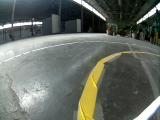
#> input picture d2/data/tub_14_18-08-18/1087_cam-image_array_.jpg, 160 x 120 px
$ python -i mergelines.py   (imports and definitions only)   (older library calls are emulated)
#> lines starting #> are read from the running program, lines starting #| are printed output that depends on the picture
#> further down, picture is the input picture: shape (120, 160, 3); mean B, G, R 99.9, 107.9, 102.6
# https://stackoverflow.com/questions/45531074/how-to-merge-lines-after-houghlinesp
import numpy as np
import cv2
import math
import os
import copy
from stat import S_ISREG, ST_MTIME, ST_MODE, ST_CTIME, ST_ATIME
from donkeycar.parts.datastore import Tub

# todo:
# smooth turns
# handle sharp angles
# 3rd line?
# add minimal throttle control

#############################

class HoughBundler:
    '''Clasterize and merge each cluster of cv2.HoughLinesP() output
    a = HoughBundler()
    foo = a.process_lines(houghP_lines, binary_image)
    '''

    def get_orientation(self, line):
        '''get orientation of a line, using its length
        https://en.wikipedia.org/wiki/Atan2
        '''
        orientation = math.atan2(((line[3]) - (line[1])), (line[2] - (line[0])))
        deg = math.degrees(orientation)
        #  deg:    0  45  90 135 180 -135 -90 -45
        #  ret:   45  90 135 180  45   90 135

        if deg < 0:
          deg += 180
        elif deg < 180:
          pass
        elif deg > 180:
          deg = deg - 180
#     # print("DEG %d" % deg)
        return deg

    def checker(self, line_new, line_old):
        '''Check if line have enough distance and angle to be count as similar
        '''
        # [9 lines of commented-out code are left out]
        max_y = max(line_old[1], line_old[3], line_new[1], line_new[3])
        # max_y = max(line_old[0][1], line_old[1][1], line_new[0][1], line_new[1][1])
        min_distance_to_merge = int(max_y / 2) + 5
        # print("max_y %d dist %d" % (max_y,min_distance_to_merge))

        min_angle_to_merge = 20
        # min_angle_to_merge = 30
        # min_angle_to_merge = 40
        if self.get_distance(line_old, line_new) < min_distance_to_merge:
          # check the angle between lines
          orientation_new = self.get_orientation(line_new)
          orientation_old = self.get_orientation(line_old)
          angle = abs(orientation_new - orientation_old)
          # [5 lines of commented-out code are left out]
          if abs(orientation_new - orientation_old) < min_angle_to_merge:
            # print("angle %d %d %d dist %d" % (orientation_new, orientation_old, min_angle_to_merge, self.get_distance(line_old, line_new)))
            return True
          # print("angle %d %d %d dist %d - NO MERGE" % (orientation_new, orientation_old, min_angle_to_merge, self.get_distance(line_old, line_new)))
        return False

    def DistancePointLine(self, point, line):
        """Get distance between point and line
        http://local.wasp.uwa.edu.au/~pbourke/geometry/pointline/source.vba
        """
        px, py = point
        x1, y1, x2, y2 = line

        def lineMagnitude(x1, y1, x2, y2):
            'Get line (aka vector) length'
            lineMagnitude = math.sqrt(math.pow((x2 - x1), 2) + math.pow((y2 - y1), 2))
            return lineMagnitude

        LineMag = lineMagnitude(x1, y1, x2, y2)
        if LineMag < 0.00000001:
            DistancePointLine = 9999
            return DistancePointLine

        u1 = (((px - x1) * (x2 - x1)) + ((py - y1) * (y2 - y1)))
        u = u1 / (LineMag * LineMag)

        if (u < 0.00001) or (u > 1):
            #// closest point does not fall within the line segment, take the shorter distance
            #// to an endpoint
            ix = lineMagnitude(px, py, x1, y1)
            iy = lineMagnitude(px, py, x2, y2)
            if ix > iy:
                DistancePointLine = iy
            else:
                DistancePointLine = ix
        else:
            # Intersecting point is on the line, use the formula
            ix = x1 + u * (x2 - x1)
            iy = y1 + u * (y2 - y1)
            DistancePointLine = lineMagnitude(px, py, ix, iy)

        return DistancePointLine

    def get_distance(self, a_line, b_line):
        """Get all possible distances between each dot of two lines and second line
        return the shortest
        """
        dist1 = self.DistancePointLine(a_line[:2], b_line)
        dist2 = self.DistancePointLine(a_line[2:], b_line)
        dist3 = self.DistancePointLine(b_line[:2], a_line)
        dist4 = self.DistancePointLine(b_line[2:], a_line)

        return min(dist1, dist2, dist3, dist4)

    def merge_lines_pipeline_2(self, lines):
        'Clusterize (group) lines'
        groups = []  # all lines groups are here
        # first line will create new group every time
        groups.append([lines[0]])
        # if line is different from existing gropus, create a new group
        merge_groups = []

        # print("line len %d" % len(lines))
        for line_new in lines[1:]:
          groupnum = -1
          mergegroup = []
          for group in groups:
            groupnum += 1
            for line_old in group:
              # print("----")
              # print(line_new)
              # print(line_old)
              if self.checker(line_new, line_old):
                mergegroup.append(groupnum)
                break
          mergegrouplen = len(mergegroup)
          # print("mg len %d" % mergegrouplen)
          if mergegrouplen == 0 or len(group) == 0:
            # add group
            groups.append([line_new])
          else:
            # merge all groups that line is in into mergegroup[0]
            for i in range(mergegrouplen-2):
              groups[mergegroup[0]].extend(groups[mergegroup[mergegrouplen-i-1]])
              del(groups[mergegroup[mergegrouplen-i-1]])
            # print("merged line into %d groups" % mergegrouplen)
            # add line to merged group
            groups[mergegroup[0]].append(line_new)
          # print("groups_len %d" % len(groups))
        # print("groups len %d" % len(groups))
        return groups

    def merge_lines_segments1(self, lines):
        """Sort lines cluster and return first and last coordinates
        """
        orientation = self.get_orientation(lines[0])

        # special case
        if(len(lines) == 1):
            return [lines[0][:2], lines[0][2:]]

        # [[1,2,3,4],[]] to [[1,2],[3,4],[],[]]
        points = []
        for line in lines:
            points.append(line[:2])
            points.append(line[2:])
        # if vertical
        # if 45 < orientation < 135:
        # if 15 < orientation < 165:
        if 15 < orientation < 165:
            #sort by y
            points = sorted(points, key=lambda point: point[1])
        else:
            #sort by x
            points = sorted(points, key=lambda point: point[0])

        # return first and last point in sorted group
        # [[x,y],[x,y]]
        return [points[0], points[-1]]

    def process_lines(self, lines):
        '''Main function for lines from cv.HoughLinesP() output merging
        for OpenCV 3
        lines -- cv.HoughLinesP() output
        img -- binary image
        '''
        lines_x = []
        lines_y = []
        # for every line of cv2.HoughLinesP()
        global bestrl, bestll, bestcl, bestvx, bestvy, curconf, curpos
        ll = False
        cl = False
        rl = False
        # print(bestll)
        # print(lines)
        # print("------")
        if lines is not None and bestrl is not None and bestcl is not None and bestll is not None:
            for line_i in [l[0] for l in lines]:
              # print(line_i)
              linell = (bestll[0][0],bestll[0][1], bestll[1][0], bestll[1][1])
              linecl = (bestcl[0][0],bestcl[0][1], bestcl[1][0], bestcl[1][1])
              linerl = (bestrl[0][0],bestrl[0][1], bestrl[1][0], bestrl[1][1])
              if self.checker(line_i, linell):
                ll = True
                lines_y.append(line_i)
              elif self.checker(line_i, linerl):
                rl = True
                lines_y.append(line_i)
              elif self.checker(line_i, linecl):
                cl = True
                lines_y.append(line_i)
              '''
              if rl and cl and ll:
                print("checker ll cl rl")
              elif cl and ll:
                print("checker ll cl   ")
              elif rl and ll:
                print("checker ll    rl")
              elif rl and cl:
                print("checker    cl rl")
              else:
                print("checker         ")
              '''
        if lines is not None and not (rl and cl and ll):
            lines_y = []
            for line_i in [l[0] for l in lines]:
                orientation = self.get_orientation(line_i)
                # print("post checker: orientation %d"% orientation)
                # if vertical
                if 15 < orientation < 165:
                    lines_y.append(line_i)
                else:
                    lines_x.append(line_i)
        elif lines is None:
          return None

        lines_y = sorted(lines_y, key=lambda line: line[1])
        lines_x = sorted(lines_x, key=lambda line: line[0])
        merged_lines_all = []

        # for each cluster in vertical and horizantal lines leave only one line
        # for i in [lines_x, lines_y]:
        for i in [lines_y]:
                if len(i) > 0:
                    groups = self.merge_lines_pipeline_2(i)
                    merged_lines = []
                    # print(groups)
                    for group in groups:
                        merged_lines.append(self.merge_lines_segments1(group))

                    merged_lines_all.extend(merged_lines)
                    # print(merged_lines)

      # print("num merged lines %d " % len(merged_lines_all))
        return merged_lines_all

    def line_follower(self, lines):
        global width, height

        midpix = width / 2
        mindist = 10000
        minangle = 90
        cl = None
        if lines is not None:
          for line_i in [l[0] for l in lines]:
            angle = self.get_orientation(line_i)
            dist = math.hypot(line_i[0] - midpix, line_i[1] - height)
            dist2 = math.hypot(line_i[2] - midpix, line_i[3] - height)
            llen = math.hypot(line_i[0] - line_i[2], line_i[1] - line_i[3])
            # dist = math.hypot(line_i[0][0] - midpix, line_i[0][1] - height)
            # dist2 = math.hypot(line_i[1][0] - midpix, line_i[1][1] - height)
            # llen = math.hypot(line_i[1][0] - line_i[0][1], line_i[1][1] - line_i[0][1])
            mind = min(dist, dist2)

            ANGLE_THRESH = 60
            DIST_THRESH = 100
            # DIST_THRESH = 30
            # print("mind %d mindist %d angle %d minangle %d llen %d" % (mind, mindist, angle, minangle, llen))
            if ((mind < mindist or abs(angle-90) < minangle) and
                llen > 10 and
                mind < DIST_THRESH and abs(angle-90) < ANGLE_THRESH):
              if ((mind < mindist and abs(angle-90) < minangle) or
               (abs(mindist - mind) > 2*abs((abs(angle-90) - minangle))) or
               (2*abs(mindist - mind) < abs((abs(angle-90) - minangle)))):
                mindist = mind
                minangle = abs(angle-90)
                cl = copy.deepcopy(line_i)
                cl = [[cl[0],cl[1]],[cl[2],cl[3]]]
        return cl

class LaneLines:

  #############################
  # derived from https://bryceboe.com/2006/10/23/line-segment-intersection-algorithm/

  def ccw(self, A,B,C):
    return (C[1]-A[1]) * (B[0]-A[0]) > (B[1]-A[1]) * (C[0]-A[0])
  # return (C.y-A.y) * (B.x-A.x) > (B.y-A.y) * (C.x-A.x)

  # Return true if line segments AB and CD intersect
  # [23 lines left out: functions intersect, intersection, not called in this run]

  #############################
  # from https://github.com/dmytronasyrov/CarND-LaneLines-P1/blob/master/P1.ipynb
  def getROI(self,img):
    global width, height, roiheight
    # w 160 h 120
    # remove top 40 - 50 lines
    # croptop = 45
    croptop = 44

    width = img.shape[1]
    height = img.shape[0]
    roiheight = height - croptop
    # print("w %d h %d" % (width, height))
    roi_img = img[croptop:height, 0:width]
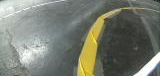
#> roi_img: shape (76, 160, 3); mean B, G, R 113, 124.7, 120.6
    return roi_img

  # find potential vanishing point and lane width
  # [213 lines left out: functions vanishing_point2, vanishing_point, linelen, orientation, check, optflow, not called in this run]

  def setMinMaxThrottle(self,new_frame):
    global minthrottle, maxthrottle, frame, check_throttle
    if frame is None:
      frame = new_frame
      print("frame is None")
      return False
    minthrottle += .1
    print("minthrottle %d" % minthrottle)
    if self.optflow(frame, new_frame):
      # car is moving, set maxthrottle
      # minthrottle += 1
      # minthrottle += 2
      maxthrottle = minthrottle + 10
      check_throttle = False
      frame = new_frame
      return True
    frame = new_frame
    return False


  # [755 lines left out: functions closestX, setSteerThrottle, setCurPos, strpos, lrclines, not called in this run]

  def process_img(self, img):
    global maxthrottle, check_throttle

    # print("maxthrottle %d" % maxthrottle)
    # ARD: do in another thread?
    if maxthrottle < 0 or check_throttle:
      self.setMinMaxThrottle(img)

    # hsv_img = cv2.cvtColor(img, cv2.COLOR_BGR2HSV)

    '''
    # hsv_img = cv2.cvtColor(img, cv2.COLOR_BGR2HSV)
    lab= cv2.cvtColor(img, cv2.COLOR_BGR2LAB)
    #-----Splitting the LAB image to different channels-------------------------
    l, a, b = cv2.split(lab)
    #-----Applying CLAHE to L-channel-------------------------------------------
    clahe = cv2.createCLAHE(clipLimit=3.0, tileGridSize=(16,16))
    cl = clahe.apply(l)
    limg = cv2.merge((cl,a,b))
    # cv2.imshow('limg', limg)
    #-----Converting image from LAB Color model to RGB model--------------------
    hsv_img = cv2.cvtColor(limg, cv2.COLOR_BGR2HSV)
    # hsv_img = np.stack((limg,)*3, -1)
    '''


    '''
    from pylab import array, plot, show, axis, arange, figure, uint8

    image = cv2.cvtColor(img, cv2.COLOR_BGR2GRAY)
    maxIntensity = 255.0 # depends on dtype of image data
    x = arange(maxIntensity)

    # Parameters for manipulating image data
    phi = 1
    theta = 1
    # Increase intensity such that
    # dark pixels become much brighter,
    # bright pixels become slightly bright
    newImage0 = (maxIntensity/phi)*(image/(maxIntensity/theta))**0.5
    newImage0 = array(newImage0,dtype=uint8)
    # y = (maxIntensity/phi)*(x/(maxIntensity/theta))**0.5

    # Decrease intensity such that
    # dark pixels become much darker,
    # bright pixels become slightly dark
    hsv_img = (maxIntensity/phi)*(image/(maxIntensity/theta))**2
    hsv_img = array(hsv_img,dtype=uint8)
    hsv_img = np.stack((hsv_img,)*3, -1)
    '''

    '''
    img = cv2.cvtColor(img, cv2.COLOR_BGR2GRAY)
    # img = cv2.cvtColor(img, cv2.CV_8UC1)
    # ret,hsv_img = cv2.threshold(img,140,255,cv2.THRESH_BINARY)
    # (ret, hsv_img) = cv2.threshold(img, 128, 255, cv2.THRESH_BINARY | cv2.THRESH_OTSU)
    # hsv_img = cv2.adaptiveThreshold(img,255,cv2.ADAPTIVE_THRESH_MEAN_C, cv2.THRESH_BINARY,11,2)
    hsv_img = cv2.adaptiveThreshold(img,255,cv2.ADAPTIVE_THRESH_GAUSSIAN_C,cv2.THRESH_BINARY,11,2)
    hsv_img = np.stack((hsv_img,)*3, -1)
    '''

    '''
    from PIL import Image
    gray = cv2.cvtColor(img, cv2.COLOR_BGR2GRAY)
    img2 = np.array(gray).astype(np.float)
    THRESH = 140
    img2[img2 <= THRESH] = 0
    img2[img2 > THRESH] = 255
    # hsv_img = Image.fromarray(img2)
    img2 = np.uint8(img2)
    hsv_img = np.stack((img2,)*3, -1)
    '''

    roi = self.getROI(img)
    # roi = self.getROI(hsv_img)
    # edges = cv2.Canny(roi, 100, 200) # [100,200][30, 130][150,255]
    edges = cv2.Canny(roi, 100, 200)
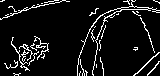
#> edges: shape (76, 160); 8.3% white in thin lines or dots

    # Change from 20->13 added more dotted lines at drive.ai
    # edges, rho, theta, threshold, [outputlines], MinLineLength, maxLineGap
    # lines = cv2.HoughLinesP(edges, rho=1, theta=np.pi/90, threshold=15, minLineLength=20, maxLineGap=30)
    # lines = cv2.HoughLinesP(edges, rho=1, theta=np.pi/90, threshold=15, minLineLength=15, maxLineGap=40)
    lines = cv2.HoughLinesP(edges, 1, np.pi/90, 13, 20, 20, 20)
#> lines = 37 rows, first 6: [94, 22, 132, 5], [0, 18, 56, 0], [6, 67, 47, 47], [97, 18, 132, 1], [12, 67, 44, 56], [95, 11, 103, 74]
    # [5 lines of commented-out code are left out]

    hb = HoughBundler()
    # simple line follower
    simplecl = hb.line_follower(lines)
#> the loop in line_follower, `for line_i in [l[0] for l in lines]:` made 37 passes
#> (orientation in get_orientation, deg in get_orientation, angle, dist, dist2, llen, mind, mindist) on passes 6, 19, 36: (1.44, 82.76, 82.76, 110, 51.43, 63.51, 51.43, 51.43), (-1.29, 105.8, 105.8, 50.45, 112.8, 62.36, 50.45, 50.45), (-1.4, 99.62, 99.62, 47.54, 107.3, 59.84, 47.54, 47.54)
#> after the loop in line_follower, `for line_i in [l[0] for l in lines]:`: minangle = 9.62; mindist = 47.54
#> simplecl = [[92, 74], [102, 15]]


    '''
    if cl is not None:
      croi = copy.deepcopy(roi)
      cv2.line(croi,(cl[0],cl[1]),(cl[2],cl[3]),(0,255,0),2)
      cv2.imshow('follow line', croi)
      cv2.waitKey(0)
      cv2.destroyAllWindows()
    '''

    mergedlines = hb.process_lines(lines)
#> the loop in process_lines, `for line_i in [l[0] for l in lines]:` made 37 passes
#> line_i on passes 1 to 8: [94, 22, 132, 5], [0, 18, 56, 0], [6, 67, 47, 47], [97, 18, 132, 1], [12, 67, 44, 56], [95, 11, 103, 74], [133, 75, 153, 56], [16, 51, 47, 45]
#> after the loop in process_lines, `for line_i in [l[0] for l in lines]:`: lines_x = [[16, 51, 47, 45], [135, 9, 159, 10], [81, 40, 101, 36], [6, 65, 26, 67], [121, 7, 142, 7], [33, 5, 69, 1], [19, 54, 43, 58]]; lines_y = 30 items, first 6: [94, 22, 132, 5], [0, 18, 56, 0], [6, 67, 47, 47], [97, 18, 132, 1], [12, 67, 44, 56], [95, 11, 103, 74]
#> in process_lines, `lines_y = sorted(lines_y, key=lambda line: line[1])`: lines_y = 30 items, first 6: [129, 0, 159, 52], [138, 7, 158, 62], [95, 11, 103, 74], [134, 12, 155, 1], [5, 15, 49, 1], [100, 15, 128, 2]
#> in process_lines, `lines_x = sorted(lines_x, key=lambda line: line[0])`: lines_x = [[6, 65, 26, 67], [16, 51, 47, 45], [19, 54, 43, 58], [33, 5, 69, 1], [81, 40, 101, 36], [121, 7, 142, 7], [135, 9, 159, 10]]
#> the loop in process_lines, `for i in [lines_y]:` made 1 pass
    '''
    croi = copy.deepcopy(roi)
    if mergedlines is not None:
      for line in mergedlines:
        x1 = line[0][0]
        y1 = line[0][1]
        x2 = line[1][0]
        y2 = line[1][1]
        cv2.line(croi,(x1,y1),(x2,y2),(0,255,0),2)
    cv2.imshow('lines', croi)
    cv2.waitKey(0)
    cv2.destroyAllWindows()
    '''
    return simplecl, mergedlines, roi

  def image_path(self, tub_path, frame_id):
        return os.path.join(tub_path, str(frame_id) + "_cam-image_array_.jpg")

  # [45 lines left out: function test_tub, not called in this run]
            # map.update(steering, throttle, lines, dklinept, laneWidth, pixPerFrame)

            # return steering, position

# [6 lines not run here, left out]
check_throttle = True
bestrl = None
bestll = None
bestcl = None
bestvx = 1000
bestvy = 1000
curconf = -1
curpos = -1000
minthrottle = 25
# minthrottle = 50
maxthrottle = -1
frame = None

# each array is global state cache of 3
lline = [None,None,None]
rline = [None,None,None]
cline = [None,None,None]
throttle = [0,0,0]
steering = [0,0,0]
pos = [3,3,3]
conf = 4
seq = 0
width = -1
height = -1
dklinept = None
pixPerFrame = -1
laneWidth = -1
VPx = None
VPy = None
PPFx = None
PPFy = None
line1 = [[0,0],[45,0]]
line2 = [[0,0],[45,45]]
line3 = [[60,0],[60,45]]
line4 = [[0,0],[-45,45]]
line5 = [[0,0],[-45,0]]
line6 = [[0,0],[-45,-45]]
line7 = [[0,0],[0,-45]]
line8 = [[0,0],[45,-45]]

y = LaneLines()
# [1 line not run here, left out]
# [8 lines of commented-out code are left out]

>>> import cv2
>>> picture = cv2.imread('../../../../data/tub_14_18-08-18/1087_cam-image_array_.jpg')
>>> result = LaneLines().process_img(picture)

$ run again, on d2/data/tub_14_18-08-18/1105_cam-image_array_.jpg
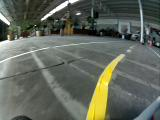
#> input picture d2/data/tub_14_18-08-18/1105_cam-image_array_.jpg, 160 x 120 px
#> picture is the input picture: shape (120, 160, 3); mean B, G, R 92.6, 103.6, 98
#> in getROI, `roi_img = img[croptop:height, 0:width]`:
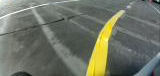
#> roi_img: shape (76, 160, 3); mean B, G, R 101.7, 115.7, 111.1
#> in process_img, `edges = cv2.Canny(roi, 100, 200)`:
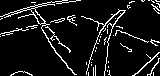
#> edges: shape (76, 160); 8.8% white in thin lines or dots
#> lines = 30 rows, first 6: [14, 11, 159, 42], [5, 14, 62, 2], [86, 73, 102, 23], [0, 34, 68, 17], [134, 75, 159, 52], [15, 13, 104, 73]
#> the loop in line_follower, `for line_i in [l[0] for l in lines]:` made 30 passes
#> (orientation in get_orientation, deg in get_orientation, angle, dist, dist2, llen, mind, mindist) on passes 3, 12, 17, 29: (-1.26, 107.7, 107.7, 47.38, 99.46, 52.5, 47.38, 47.38), (0.869, 49.76, 49.76, 126.2, 46.27, 85.15, 46.27, 46.27), (-1.46, 96.55, 96.55, 51, 110.4, 61.4, 51, 51), (1.52, 87.14, 87.14, 109.6, 97.2, 20.02, 97.2, 97.2)
#> after the loop in line_follower, `for line_i in [l[0] for l in lines]:`: minangle = 2.86; mindist = 97.2
#> simplecl = [[157, 42], [158, 62]]
#> the loop in process_lines, `for line_i in [l[0] for l in lines]:` made 30 passes
#> line_i on passes 1 to 8: [14, 11, 159, 42], [5, 14, 62, 2], [86, 73, 102, 23], [0, 34, 68, 17], [134, 75, 159, 52], [15, 13, 104, 73], [98, 26, 157, 45], [81, 16, 122, 28]
#> after the loop in process_lines, `for line_i in [l[0] for l in lines]:`: lines_x = [[14, 11, 159, 42], [5, 14, 62, 2], [0, 34, 68, 17], [1, 33, 74, 15], [27, 7, 66, 0], [0, 36, 75, 17], [23, 8, 80, 0], [74, 74, 109, 74], [6, 16, 39, 14], [72, 72, 109, 72]]; lines_y = 20 items, first 6: [86, 73, 102, 23], [134, 75, 159, 52], [15, 13, 104, 73], [98, 26, 157, 45], [81, 16, 122, 28], [91, 55, 127, 5]
#> in process_lines, `lines_y = sorted(lines_y, key=lambda line: line[1])`: lines_y = 20 items, first 6: [29, 7, 56, 53], [25, 8, 56, 36], [20, 9, 75, 74], [21, 9, 95, 71], [15, 13, 104, 73], [81, 16, 122, 28]
#> in process_lines, `lines_x = sorted(lines_x, key=lambda line: line[0])`: lines_x = [[0, 34, 68, 17], [0, 36, 75, 17], [1, 33, 74, 15], [5, 14, 62, 2], [6, 16, 39, 14], [14, 11, 159, 42], [23, 8, 80, 0], [27, 7, 66, 0], [72, 72, 109, 72], [74, 74, 109, 74]]
#> the loop in process_lines, `for i in [lines_y]:` made 1 pass
